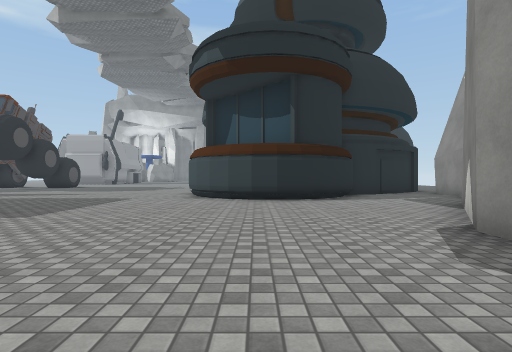
view 1 (above)

24 first-person views from a walk through a Unity game level. The camera is 1.2 m above the floor, looks level and sees 80° across. The floor is counted in squares, 2 m on a side. Each view is taken from the middle of a square. On the plan, view 1 faces up. The plan holds only what a view shows up to about 9 squares ahead; the rest is blank. The place goes on beyond the plan. The player is left out. Some surface patterns are stand-ins.

view 2
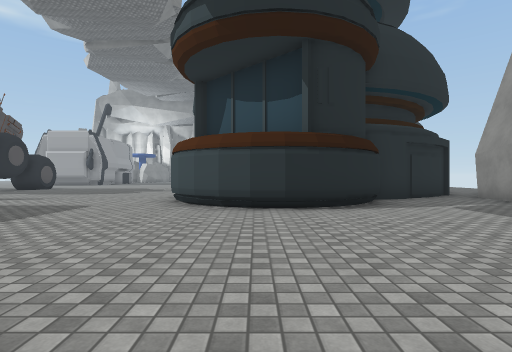

view 3
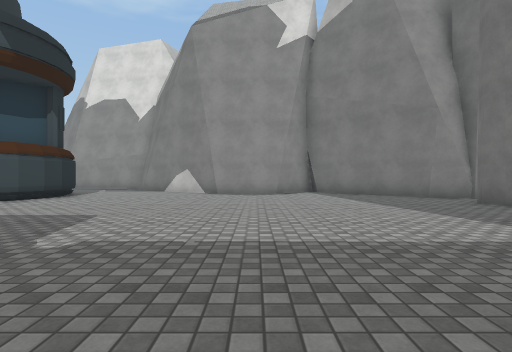

view 4
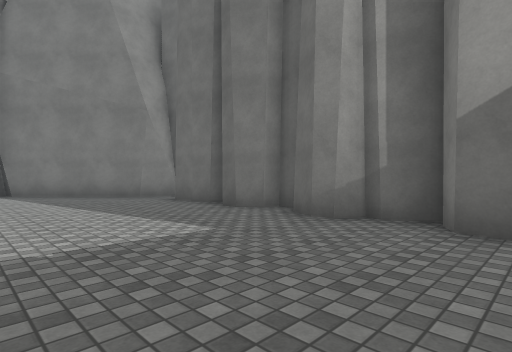

view 5
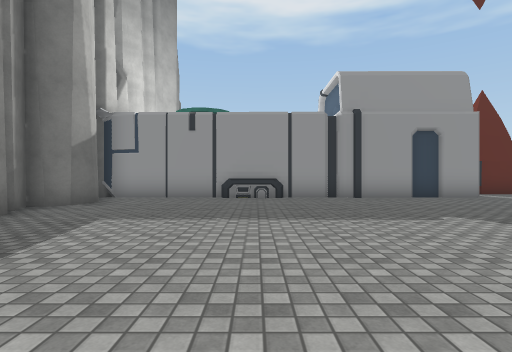

view 6
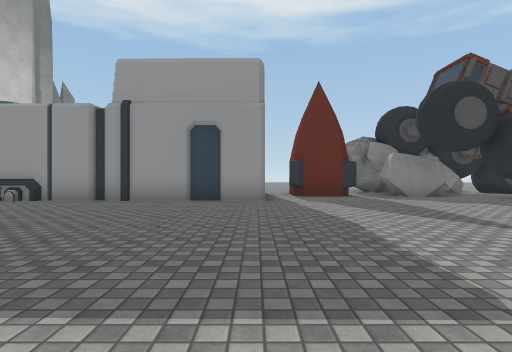

view 7
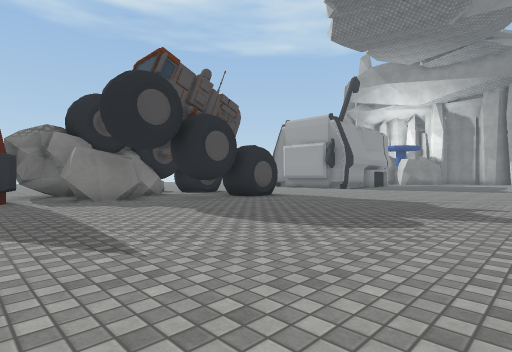

view 8
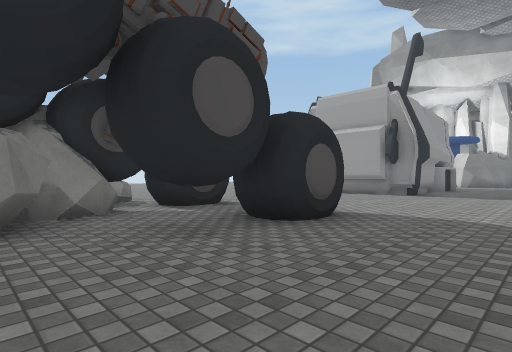

view 9
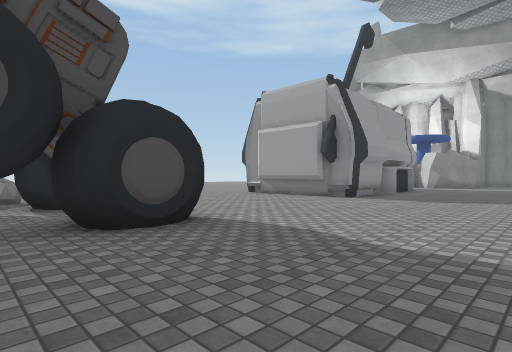

view 10
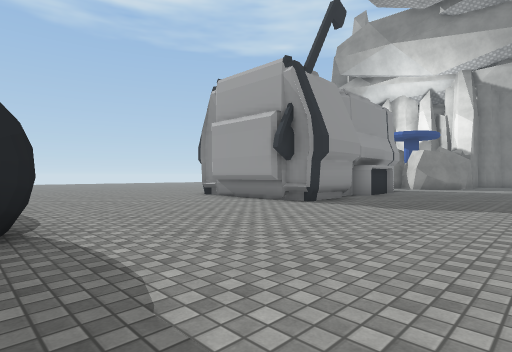

view 11
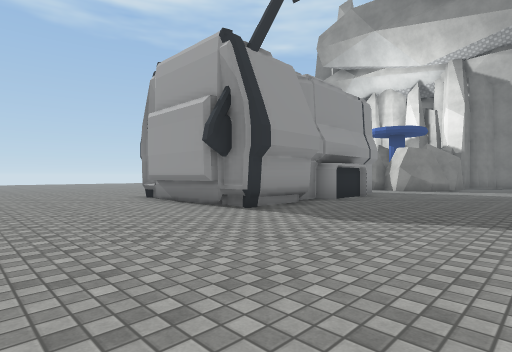

view 12
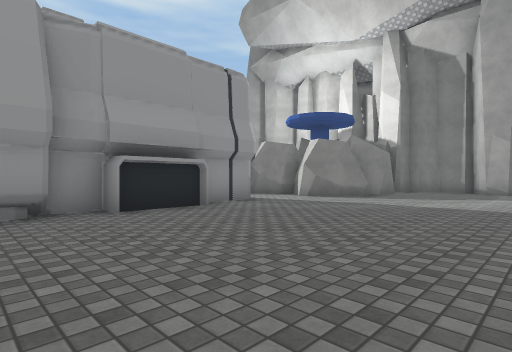

view 13
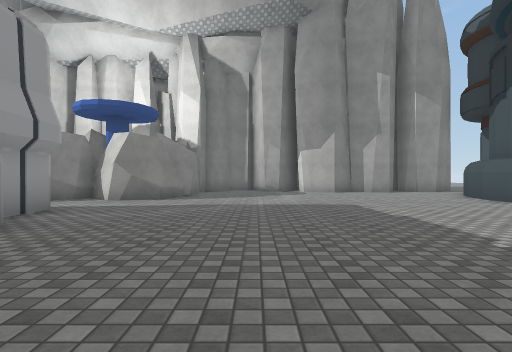

view 14
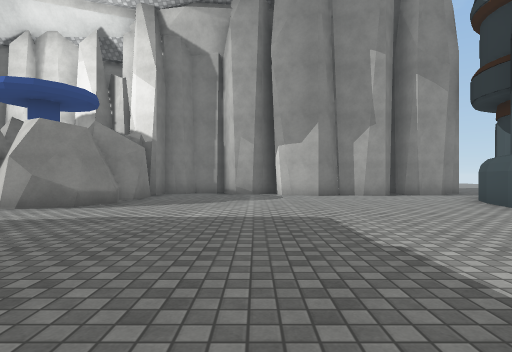

view 15
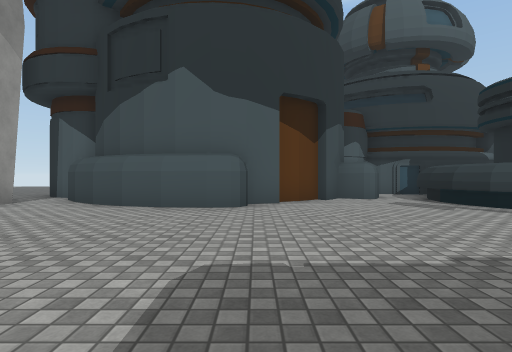

view 16
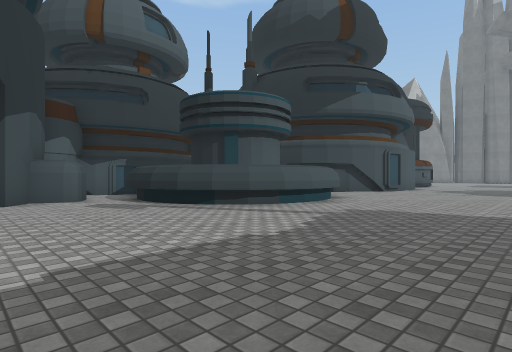

view 17
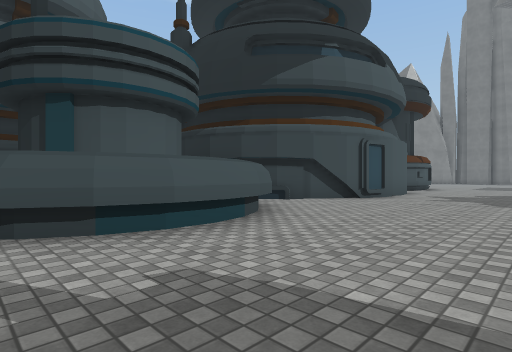

view 18
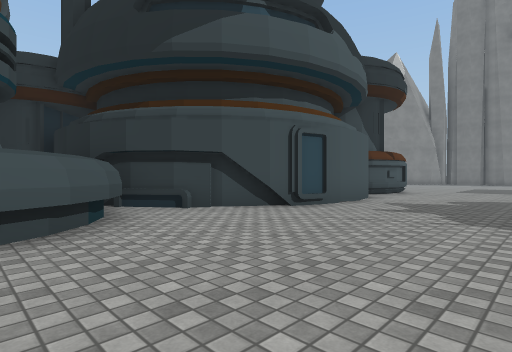

view 19
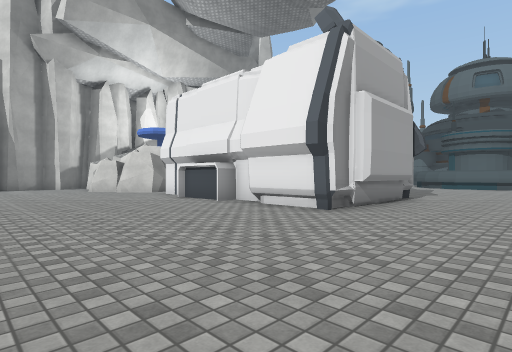

view 20
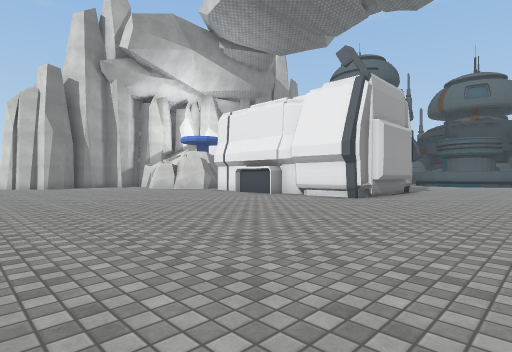

view 21
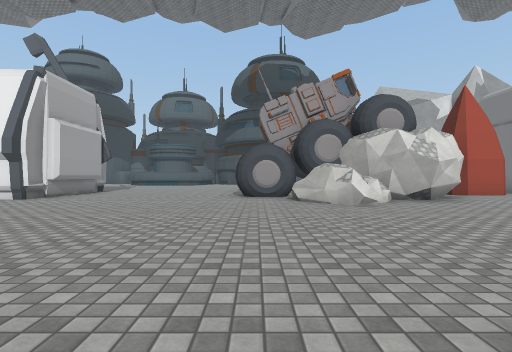

view 22
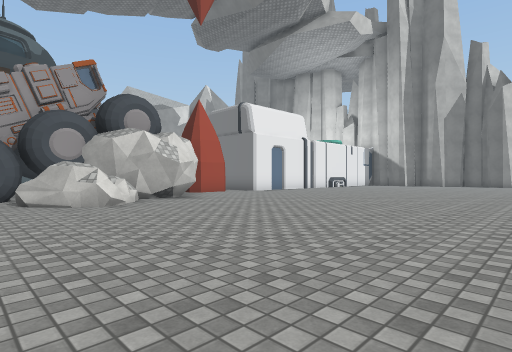

view 23
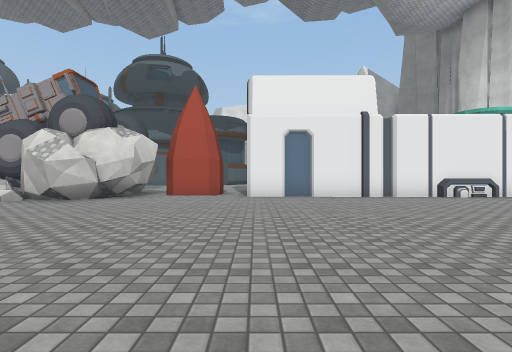

view 24
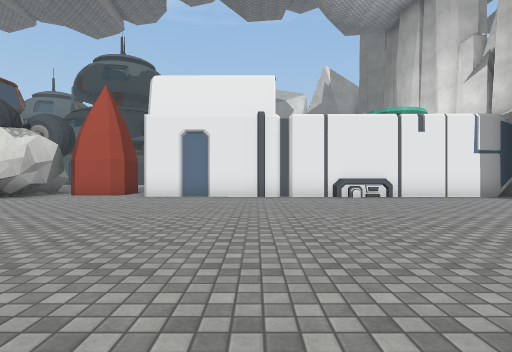

### Floor plan
Key: @ floor where view 1 was taken; # wall or solid block; x gap in a wall; . floor; O other object.
Columns run from 22 left of view 1 to 6 right of it. Each row starts with its distance up from view 1.
 34              ..........OO
 33             ##........O O
 32           ####........#
 31           ###........O
 30           ...........O
 29     ..     ...........##
 28  .. ...    #...........#
 27  .......#  #...........#
 26  .......#  ##..........OO
 25  .......#  ##.........OO
 24  .......#  #........OOOO
 23 ........#  ##......OOOOO
 22 ........#####......OOO
 21 ...................OOO
 20 ....................OOO  OO
 19 .....................OO OOO
 18 .....................O#  OO
 17  ....................##
 16 .........##x#.......##
 15 ........O#..#.......#
 14 .......OO#..#.......#
 13 .......O###.........#
 12 .......## ##........
 11 ........####........ O    ###
 10  ........###........ OO  ##.#
  9  ......... #........##OOO...#
  8  ......... #.........####...
  7 .........# ##..............
  6  ........#  #.............#
  5  ........#  #.............#
  4 .........#  #............##
  3  ........#  #............#
  2   .......#  #............
  1    ......#  #...........
  0     .....#  #.........@...#
 -1       ...#  #............##
 -2        ..#  #...........##
 -3          #  #.##.#.###.##
 -4                #########

Positions as (right, up) in squares from view 1, and headings:
1: (0, 0), facing up
2: (0, 2), facing up
3: (-8, 2), facing right
4: (-8, 1), facing down-right
5: (-1, 1), facing left
6: (-2, 7), facing left
7: (-3, 9), facing up-left
8: (-7, 12), facing up-left
9: (-6, 14), facing up-left
10: (-6, 16), facing up-left
11: (-6, 18), facing up-left
12: (-5, 23), facing up-left
13: (-7, 23), facing up
14: (-6, 25), facing up
15: (-7, 29), facing right
16: (-7, 28), facing down-right
17: (-6, 24), facing down-right
18: (-6, 21), facing down-right
19: (-19, 19), facing up-right
20: (-22, 18), facing up-right
21: (-22, 16), facing right
22: (-22, 16), facing down-right
23: (-22, 7), facing right
24: (-22, 4), facing right
